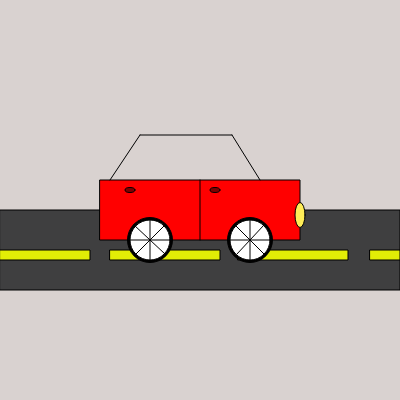
Frame 1 (no input)
Frame 60 (no input): identical to frame 1, image omitted
Frame 120 (the mouse pressed at the canvas centre since frame 60): identical to frame 1, image omitted

The p5.js sketch that drew this single still picture (run headless with seeded random() and noise() and a simulated clock; from frame 60 on, the mouse is pressed at the canvas centre):

// p5.js sketch
// ── sketch.js
function setup() {
  createCanvas(400, 400);
}

function draw() {
  background(217, 210, 208); //background color
  
  //road(optional)
  fill(63, 63, 64); //road color
  rect(0, 210, 400, 80); //road 
  fill(226, 237, 6); //color of the line
  rect(0, 250, 90, 10); //yellow line
  rect(110, 250, 110, 10); //yellow line
  rect(238, 250, 110, 10); //yellow line
  rect(370, 250, 30, 10); //yellow line
  
  fill(255, 0, 0); //color of the car
  rect(100, 180, 200, 60); //car size
  
  fill(0, 0, 0); //color of the tires
  ellipse(150, 240, 45, 45); //outer left tire
  ellipse(250, 240, 45, 45); //outer right tire
  
  fill(255, 255, 255); //color of the tires
  ellipse(150, 240, 40, 40); //inner left tire
  ellipse(250, 240, 40, 40); //inner right tire
  
  //lines inside the left tire
  line(130, 240, 170, 240); //horizontal line
  line(150, 260, 150, 220); //vertical line
  line(135, 255, 165, 225); //right slant line
  line(165, 254, 134, 225); //left slant line
  
  //lines inside the right tire
  line(230, 240, 272, 240); //horizontal line
  line(250, 260, 250, 220); //vertical line
  line(265, 255, 235, 225); //right slant line
  line(237, 254, 264, 225); //left slant line
  
  fill(255, 237, 87); //color of the light
  ellipse(300, 215, 10, 25); //light
  
  line(200, 180, 200, 240); //door line
  
  fill(127, 0, 0); //color of the door handle
  ellipse(215, 190, 10, 5); //right door handle
  ellipse(130, 190, 10, 5); //left door handle
  
  //car cover
  line(110, 180, 140, 135); //left line
  line(260, 180, 232, 135); //right line
  line(140, 135, 232, 135); //top line
}
